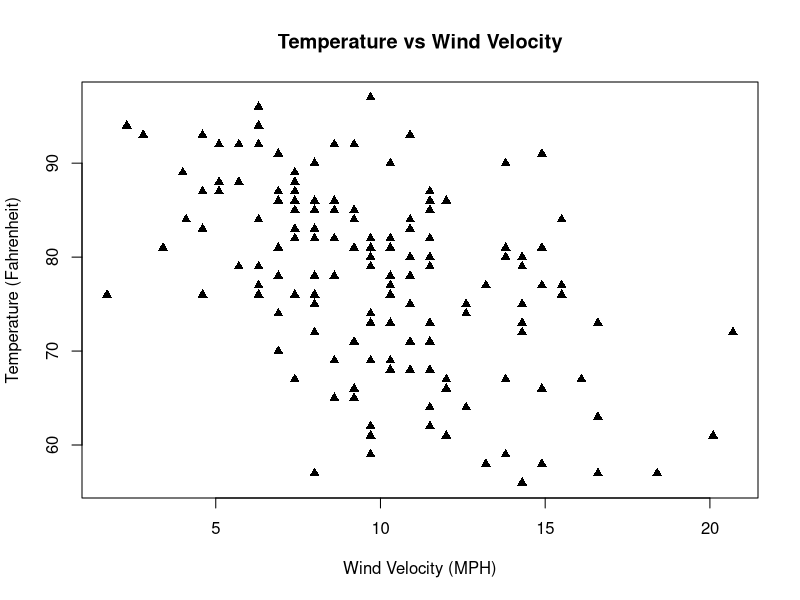

Here is the R script that generated this plot:
library(datasets)

plot(airquality$Temp ~  airquality$Wind ,
     pch=17,
     xlab ="Wind Velocity (MPH)",
     ylab ="Temperature (Fahrenheit)",
     main = "Temperature vs Wind Velocity")

